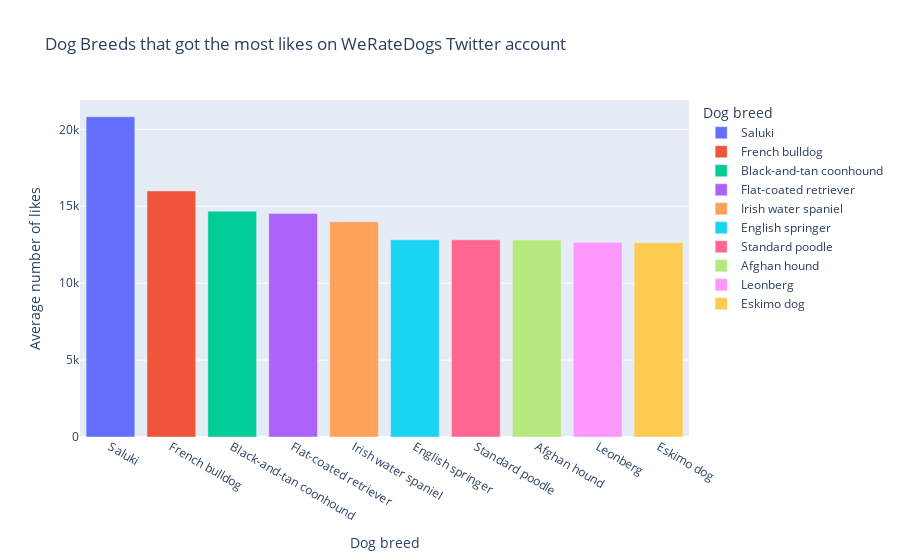

Here is the notebook cell this chart was saved with:
### Code cell
fig = px.bar(df_favorites.head(10), x='predicted_species', y='mean', color='predicted_species', title='Dog Breeds that got the most likes on <a href="twitter.com/dog_rates">WeRateDogs</a> Twitter account', labels={'mean': 'Average number of likes', 'predicted_species': 'Dog breed'})
fig.show()

### Figure 1 — Plotly figure (JSON) as saved in the notebook; plotly's stock layout.template omitted (floating-point values rounded to 4 significant figures)
{"data": [{"alignmentgroup": "True", "hovertemplate": "Dog breed=%{x}<br>Average number of likes=%{y}<extra></extra>", "legendgroup": "Saluki", "marker": {"color": "#636efa", "pattern": {"shape": ""}}, "name": "Saluki", "offsetgroup": "Saluki", "orientation": "v", "showlegend": true, "textposition": "auto", "type": "bar", "x": ["Saluki"], "xaxis": "x", "y": [20810.0], "yaxis": "y"}, {"alignmentgroup": "True", "hovertemplate": "Dog breed=%{x}<br>Average number of likes=%{y}<extra></extra>", "legendgroup": "French bulldog", "marker": {"color": "#EF553B", "pattern": {"shape": ""}}, "name": "French bulldog", "offsetgroup": "French bulldog", "orientation": "v", "showlegend": true, "textposition": "auto", "type": "bar", "x": ["French bulldog"], "xaxis": "x", "y": [16000.0], "yaxis": "y"}, {"alignmentgroup": "True", "hovertemplate": "Dog breed=%{x}<br>Average number of likes=%{y}<extra></extra>", "legendgroup": "Black-and-tan coonhound", "marker": {"color": "#00cc96", "pattern": {"shape": ""}}, "name": "Black-and-tan coonhound", "offsetgroup": "Black-and-tan coonhound", "orientation": "v", "showlegend": true, "textposition": "auto", "type": "bar", "x": ["Black-and-tan coonhound"], "xaxis": "x", "y": [14680.0], "yaxis": "y"}, {"alignmentgroup": "True", "hovertemplate": "Dog breed=%{x}<br>Average number of likes=%{y}<extra></extra>", "legendgroup": "Flat-coated retriever", "marker": {"color": "#ab63fa", "pattern": {"shape": ""}}, "name": "Flat-coated retriever", "offsetgroup": "Flat-coated retriever", "orientation": "v", "showlegend": true, "textposition": "auto", "type": "bar", "x": ["Flat-coated retriever"], "xaxis": "x", "y": [14530.0], "yaxis": "y"}, {"alignmentgroup": "True", "hovertemplate": "Dog breed=%{x}<br>Average number of likes=%{y}<extra></extra>", "legendgroup": "Irish water spaniel", "marker": {"color": "#FFA15A", "pattern": {"shape": ""}}, "name": "Irish water spaniel", "offsetgroup": "Irish water spaniel", "orientation": "v", "showlegend": true, "textposition": "auto", "type": "bar", "x": ["Irish water spaniel"], "xaxis": "x", "y": [13986], "yaxis": "y"}, {"alignmentgroup": "True", "hovertemplate": "Dog breed=%{x}<br>Average number of likes=%{y}<extra></extra>", "legendgroup": "English springer", "marker": {"color": "#19d3f3", "pattern": {"shape": ""}}, "name": "English springer", "offsetgroup": "English springer", "orientation": "v", "showlegend": true, "textposition": "auto", "type": "bar", "x": ["English springer"], "xaxis": "x", "y": [12820.0], "yaxis": "y"}, {"alignmentgroup": "True", "hovertemplate": "Dog breed=%{x}<br>Average number of likes=%{y}<extra></extra>", "legendgroup": "Standard poodle", "marker": {"color": "#FF6692", "pattern": {"shape": ""}}, "name": "Standard poodle", "offsetgroup": "Standard poodle", "orientation": "v", "showlegend": true, "textposition": "auto", "type": "bar", "x": ["Standard poodle"], "xaxis": "x", "y": [12820.0], "yaxis": "y"}, {"alignmentgroup": "True", "hovertemplate": "Dog breed=%{x}<br>Average number of likes=%{y}<extra></extra>", "legendgroup": "Afghan hound", "marker": {"color": "#B6E880", "pattern": {"shape": ""}}, "name": "Afghan hound", "offsetgroup": "Afghan hound", "orientation": "v", "showlegend": true, "textposition": "auto", "type": "bar", "x": ["Afghan hound"], "xaxis": "x", "y": [12800.0], "yaxis": "y"}, {"alignmentgroup": "True", "hovertemplate": "Dog breed=%{x}<br>Average number of likes=%{y}<extra></extra>", "legendgroup": "Leonberg", "marker": {"color": "#FF97FF", "pattern": {"shape": ""}}, "name": "Leonberg", "offsetgroup": "Leonberg", "orientation": "v", "showlegend": true, "textposition": "auto", "type": "bar", "x": ["Leonberg"], "xaxis": "x", "y": [12662], "yaxis": "y"}, {"alignmentgroup": "True", "hovertemplate": "Dog breed=%{x}<br>Average number of likes=%{y}<extra></extra>", "legendgroup": "Eskimo dog", "marker": {"color": "#FECB52", "pattern": {"shape": ""}}, "name": "Eskimo dog", "offsetgroup": "Eskimo dog", "orientation": "v", "showlegend": true, "textposition": "auto", "type": "bar", "x": ["Eskimo dog"], "xaxis": "x", "y": [12630.0], "yaxis": "y"}], "layout": {"barmode": "relative", "legend": {"title": {"text": "Dog breed"}, "tracegroupgap": 0}, "title": {"text": "Dog Breeds that got the most likes on <a href=\"twitter.com/WeRateDogs\">WeRateDogs</a> Twitter account"}, "xaxis": {"anchor": "y", "categoryarray": ["Saluki", "French bulldog", "Black-and-tan coonhound", "Flat-coated retriever", "Irish water spaniel", "English springer", "Standard poodle", "Afghan hound", "Leonberg", "Eskimo dog"], "categoryorder": "array", "domain": [0, 1], "title": {"text": "Dog breed"}}, "yaxis": {"anchor": "x", "domain": [0, 1], "title": {"text": "Average number of likes"}}}}
